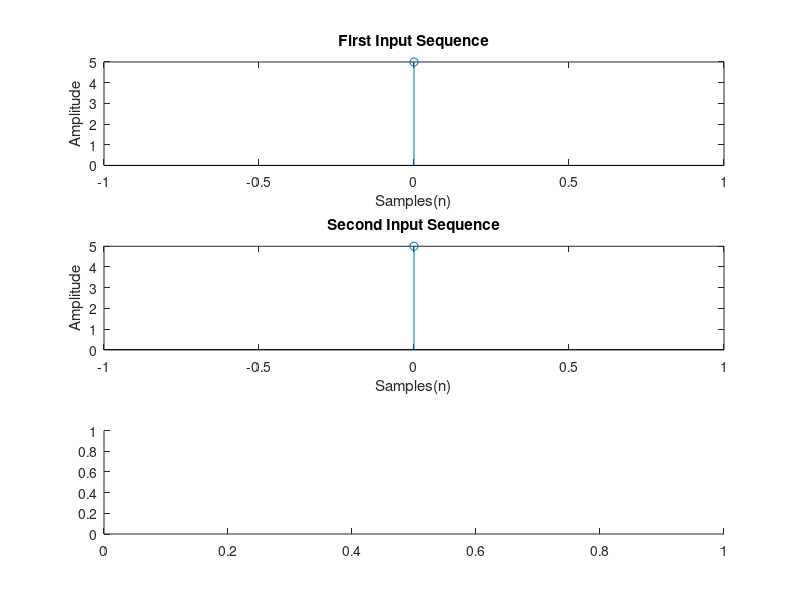

The MATLAB script that drew this image: (Note: this script raises an error after producing the figure.)
clc;
clear all;
x1_n = input('Enter the first sequence:');
x2_n = input('Enter the second sequence:');
N1 = length(x1_n);
N2 = length(x2_n);
N = max(N1,N2);
x1_pad = [x1_n zeros(1,6-length(x1_n))]
x2_pad = [x2_n zeros(1,6-length(x2_n))]
y3_n=ifft(fft(x1_pad).*fft(x2_pad));

t1 = 0:N1-1;
subplot(3,1,1);
stem(t1,x1_n);
title('First Input Sequence');
xlabel('Samples(n)');
ylabel('Amplitude');

t2 = 0:N2-1;
subplot(3,1,2);
stem(t2,x2_n);
title('Second Input Sequence');
xlabel('Samples(n)');
ylabel('Amplitude');

t3 = 0:N-1;
subplot(3,1,3);
stem(t3,y3_n);
title('Circular Convolution');
xlabel('Samples(n)');
ylabel('Amplitude');